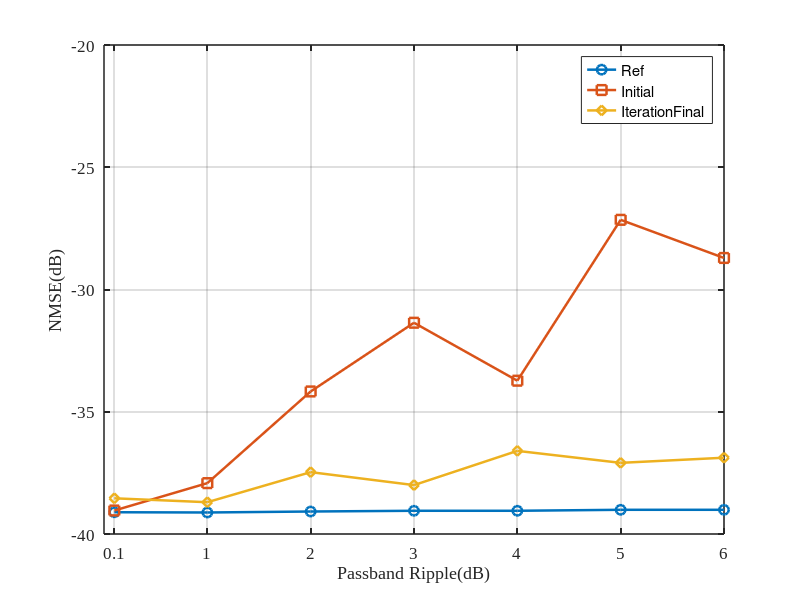

Reproduce this figure in MATLAB.
clc;
clear;
close all;

Rp_dB = [0.1 1 2 3 4 5 6];   %dB


NMSE_Ref   = [-39.11 -39.12 -39.08 -39.05 -39.05 -39.01 -39.01];
NMSE_Initial   = [-39.04 -37.92 -34.17 -31.36 -33.73 -27.15 -28.71];
NMSE_IterationFinal = [-38.54 -38.70 -37.47 -38.00 -36.60 -37.09 -36.88];

figure;

plot(Rp_dB, NMSE_Ref,   '-o', 'LineWidth', 1.8, 'MarkerSize', 7); hold on;
plot(Rp_dB, NMSE_Initial,   '-s', 'LineWidth', 1.8, 'MarkerSize', 7);
plot(Rp_dB, NMSE_IterationFinal,  '-d', 'LineWidth', 1.8, 'MarkerSize', 7);

grid on;
box on;

xlabel('Passband Ripple(dB)', 'FontSize', 13);
ylabel('NMSE(dB)', 'FontSize', 13);

legend({'Ref', 'Initial', 'IterationFinal', }, ...
       'Location', 'best', 'FontSize', 11);

% 横坐标从左到右递减
set(gca, 'XTick', Rp_dB);
set(gca, 'FontName', 'Times New Roman', 'FontSize', 12);

%xticks([50 60 70 80 90]);
% xlim([50 90]);
ylim([-40 -20]);

set(gca, 'FontSize', 12, 'LineWidth', 1.1);

% title('不同带限滤波器带宽下PA全带输出恢复信号NMSE', 'FontSize', 13);
